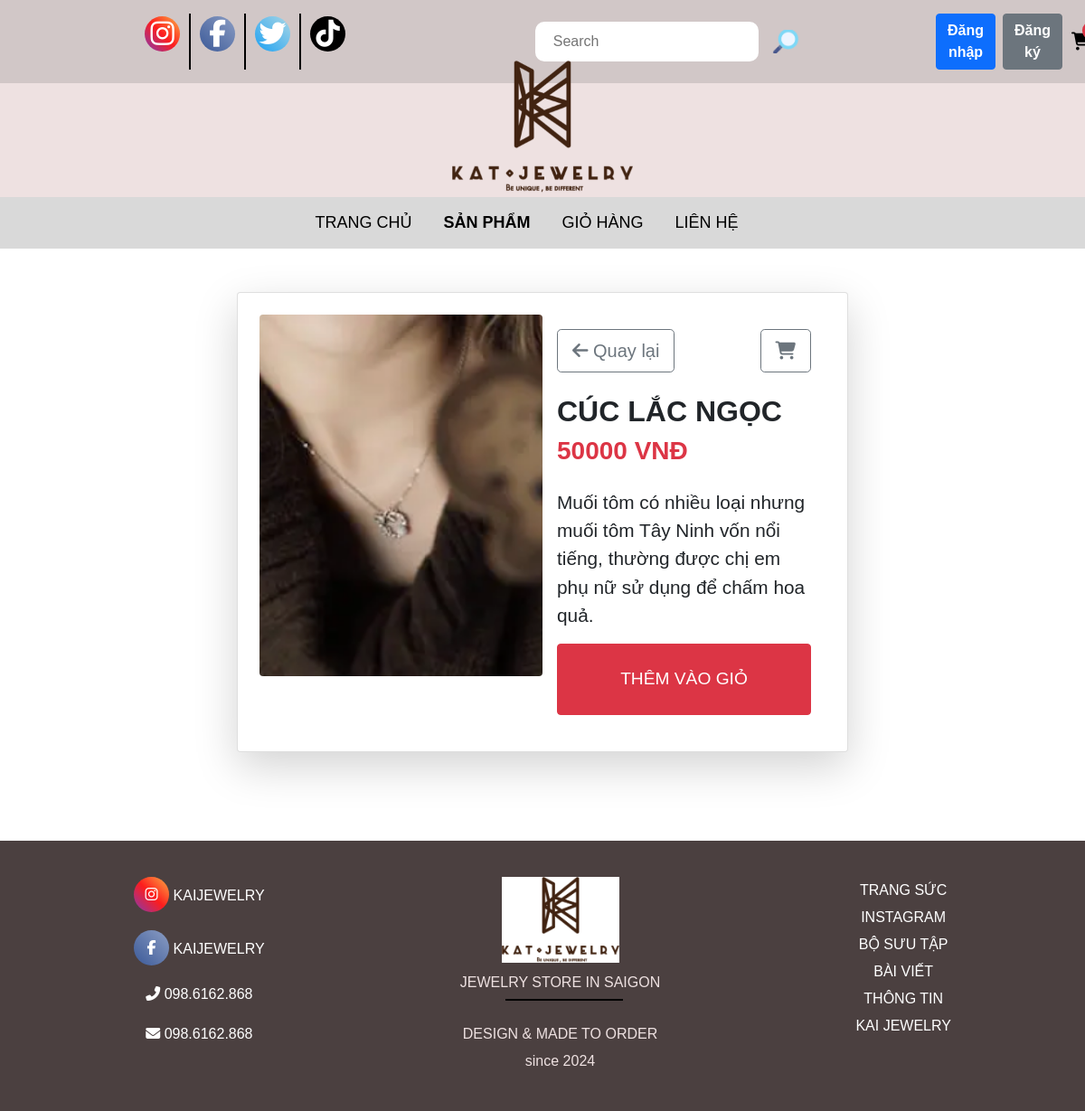
The page /detail/?id=4 on the database its author committed.
### apps/models.py (models this page shows, shortened)
class Product(models.Model):
    category = models.ManyToManyField(Category, related_name='product')
    name = models.CharField(max_length=200, null=True)
    price = models.IntegerField()
    detail =models.TextField(null=True, blank = True)
    image = models.ImageField(null =True, blank = True)
    @property
    def ImageURL(self):
        try:
            url = self.image.url
        except:
            url = ''
        return url

### apps/views.py (the view)
# urls.py: path('detail/', views.detail, name='detail'),
def detail(request):
  if request.user.is_authenticated:
     customer = request.user
     order, created = Order.objects.get_or_create(customer = customer, complete = False)
     items = order.orderitem_set.all()
     cartItems = order.get_cart_items
     user_login = "show"
     user_not_login = "hidden"
  else:
     items = []
     order = {'get_cart_items' : 0 , 'get_cart_total':0}
     cartItems = order['get_cart_items']
     user_login = "hidden"
     user_not_login = "show"
  id =request.GET.get('id','')
  products =Product.objects.filter(id = id)
  context = {'items' :items,
             "order" : order,
             'user_login': user_login,
             'user_not_login':user_not_login,
             'cartItems':cartItems,
              'products':products
             }
  return render(request, 'detail.html', context)

### apps/templates/detail.html (shortened to what this page needs)
{%load static%}
<!DOCTYPE html>
<html lang="en">
  <head>
    <link rel="stylesheet" href="https://cdnjs.cloudflare.com/ajax/libs/font-awesome/6.7.2/css/all.min.css" />
    <link rel="stylesheet" href="{% static 'css/bootstrap.min.css' %}" />
    <link rel="stylesheet" href="{% static 'css/style.css' %}" />
    <link rel="stylesheet" href="{% static 'css/show_product.css' %}" />
  </head>
  <body>
    <div class="header">
      <div class="list-social">
        <div class="list__social inst">
          <a href=""><i class="fa-brands fa-instagram"></i></a>
        </div>
        <div class="list__social face">
          <a href=""><i class="fa-brands fa-facebook-f"></i></a>
        </div>
        <div class="list__social twit">
          <a href=""> <i class="fa-brands fa-twitter"></i></a>
        </div>
        <div class="list__social tikt">
          <a href=""><i class="fa-brands fa-tiktok"></i></a>
        </div>
      </div>
      <div class="support-bar">
        <form class="d-flex" role="search" method="POST" action="{%url 'search'%}">
          <input name="searched" placeholder="Search" class="search-input" />
          <button type="submit" class="btn btn-link p-0 border-0">
            <img src="{% static 'img/search.png' %}" alt="Search" class="img-fluid" />
          </button>
        </form>
        <div class="auth-container d-flex justify-content-between align-items-center">
          <div class="auth-buttons d-flex" style="visibility: {{ user_not_login }}">
            <a href="{%url 'login'%}"
              ><button class="btn btn-primary me-2"><b>Đăng nhập</b></button></a
            >
            <a href="{%url 'register'%}"
              ><button class="btn btn-secondary"><b>Đăng ký</b></button></a
            >
          </div>
        </div>
        <div class="form-inline my-2 my-lg-0 position-relative">
          <a id="cart-icon" href="{% url 'cart' %}" class="text-decoration-none">
            <i class="fa-solid fa-cart-shopping fa-lg"></i>
          </a>
          <span id="cart-total" class="position-absolute top-0 start-100 translate-middle badge rounded-pill bg-danger"> {{cartItems}} </span>
        </div>
      </div>
    </div>
    <div class="header-logo"><img src="{% static "img/logo.png" %}" alt="" /></div>
    <div class="hero">
      <div class="menu">
        <a href="{% url 'home' %}">
          <div class="menu-pages">TRANG CHỦ</div>
        </a>
        <a href="{% url 'product' %}">
          <div class="menu-pages menu-active">SẢN PHẨM</div>
        </a>
        <a href="{% url 'cart' %}">
          <div class="menu-pages">GIỎ HÀNG</div>
        </a>
        <a href="{% url 'contact' %}">
          <div class="menu-pages">LIÊN HỆ</div>
        </a>
      </div>
    </div>
    <div class="container-fluid mt-5 mb-5">
      <div class="row justify-content-center">
        {% for product in products %}
        <div class="col-lg-7 col-md-9 mb-5">
          <div class="card shadow-lg p-4">
            <div class="row g-0">
              <div class="col-md-6 text-center">
                <img class="img-fluid rounded" src="{{ product.ImageURL }}" alt="{{ product.name }}" style="max-width: 100%; height: 400px; object-fit: cover" />
              </div>
              <div class="col-md-6">
                <div class="card-body">
                  <div class="d-flex justify-content-between align-items-center mb-4">
                    <a href="{% url 'product' %}" class="btn btn-outline-secondary btn-lg"> <i class="fas fa-arrow-left"></i> Quay lại </a>
                    <a href="{% url 'cart' %}" class="btn btn-outline-secondary btn-lg">
                      <i class="fas fa-shopping-cart"></i>
                    </a>
                  </div>
                  <h2 class="card-title text-uppercase fw-bold">{{ product.name }}</h2>
                  <h3 class="text-danger fw-bold">{{ product.price }} VNĐ</h3>
                  <p class="card-text mt-4" style="font-size: 1.3rem">{{ product.detail }}</p>
                  <button data-product="{{ product.id }}" data-action="add" class="btn btn-danger text-uppercase w-100 py-4 update-cart" style="font-size: 1.2rem">Thêm vào giỏ</button>
                </div>
              </div>
            </div>
          </div>
        </div>
        {% endfor %}
      </div>
    </div>
    <div class="footer">
      <div class="footer-box">
        <a class="footer-box-left" href="">
          <i class="fa-brands fa-instagram"></i>
          <span>KAIJEWELRY</span>
        </a>
        <a class="footer-box-left" href="">
          <i class="fa-brands fa-facebook-f"></i>
          <span>KAIJEWELRY</span>
        </a>
        <a class="footer-box-left" href="">
          <i class="fa-solid fa-phone-flip"></i>
          <span>098.6162.868</span>
        </a>
        <a class="footer-box-left" href="">
          <i class="fa-solid fa-envelope"></i>
          <span>098.6162.868</span>
        </a>
      </div>
      <div class="footer-box">
        <div class="footer-box-icon"><img src="{% static 'img/logo.png' %}" alt="" /></div>
        <div class="footer-box-desc">JEWELRY STORE IN SAIGON</div>
        <div class="footer-desc">DESIGN & MADE TO ORDER</div>
        <div class="footer-desc">since 2024</div>
      </div>
      <div class="footer-box">
        <a href=""><div class="footer-desc">TRANG SỨC</div></a>
        <a href=""><div class="footer-desc">INSTAGRAM</div></a>
        <a href=""><div class="footer-desc">BỘ SƯU TẬP</div></a>
        <a href=""><div class="footer-desc">BÀI VIẾT</div></a>
        <a href=""><div class="footer-desc">THÔNG TIN</div></a>
        <a href=""><div class="footer-desc">KAI JEWELRY</div></a>
      </div>
    </div>
  </body>
</html>

### apps/static/css/style.css (style rules this page uses)
* { margin: 0; padding: 0; box-sizing: border-box; font-family: Arial, Helvetica, sans-serif; }
a { color: black; text-decoration: unset; }
.header { background: #d1c7c7; display: flex; justify-content: space-between; }
.list-social, .support-bar { display: flex; justify-content: space-between; padding: 15px 150px; min-width: 400px; }
.list__social:last-child { border-right: none; }
.list__social { border-right: 2px solid black; font-size: 30px; padding: 0 10px; }
.support-bar img { width: 30px; margin: 0 15px; }
.fa-brands { border-radius: 50%; display: inline-flex; justify-content: center; align-items: center; color: white; width: 39px; height: 39px; text-align: center; }
.fa-instagram { background: linear-gradient(45deg, #833ab4, #fd1d1d, #fcb045); }
.fa-facebook-f { background: linear-gradient(45deg, #3b5998, #8b9dc3); }
.fa-twitter { background: linear-gradient(45deg, #1da1f2, #a9d6e5); }
.fa-tiktok { background: linear-gradient(45deg, #000, #010101); }
.support-bar { display: flex; align-items: center; gap: 10px; }
.support-bar .search-input { padding: 10px 20px; outline: none; border: none; border-radius: 10px; }
#cart-icon { width: 50px; }
.header-logo { background: #eee1e1; text-align: center; padding: 5px; }
.header-logo img { margin-top: -30px; width: 200px; }
.menu { display: flex; justify-content: center; background: #d9d9d9; padding: 15px; }
.menu-pages { margin-right: 35px; font-size: 18px; }
.menu-active, .product-item-active { font-weight: bold; }
.footer { margin-top: 50px; display: flex; justify-content: space-around; background: #4b4040; color: #eee1e1; padding: 40px; }
.footer span, .footer a { color: #ffffff; }
.footer-box { margin: 0 30px; text-align: center; }
.footer-box:last-child { border: none; }
.footer-box:last-child::before { display: none; }
.footer-box-left { display: block; margin-bottom: 20px; }
.footer-box-icon img { width: 130px; background: white; margin-bottom: 10px; }
.footer-box-desc { position: relative; margin-bottom: 30px; }
.footer-box-desc::before { content: ""; position: absolute; top: 30px; left: 50px; width: 130px; height: 2px; background: #000; }
.footer-box .footer-desc { line-height: 30px; }

### rows shown on the page
Product: ImageURL (picture), name "CÚC LẮC NGỌC", price "50000", detail "Muối tôm có nhiều loại nhưng muối tôm Tây Ninh vốn nổi tiếng, thường được chị em phụ nữ sử dụng để chấm hoa quả."
